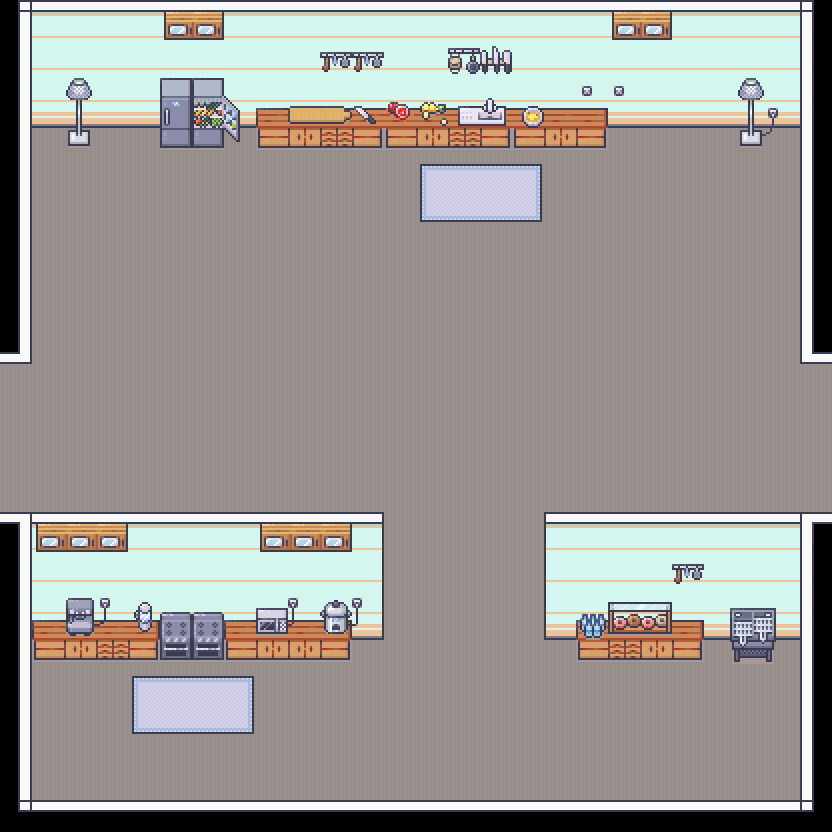

Tiled map render using the project's own tile images. Description and the map definition, with tile-layer contents summarised, below:
An orthogonal 26x26 tile map with 32x32 px tiles, 6 tile layers (Floor, Wall, Carpet, Wall Boarder, ...), 2 tilesets and 8 objects (Start, Next, pants1, pants2, pants3, ...).

<map version="1.10" tiledversion="1.10.2" orientation="orthogonal" renderorder="right-down" width="26" height="26" tilewidth="32" tileheight="32" infinite="0" nextlayerid="8" nextobjectid="9">
 <editorsettings>
  <export target="Kitchen.tmj" format="json" />
 </editorsettings>
 <tileset firstgid="1" name="RoomBuilder" tilewidth="32" tileheight="32" tilecount="391" columns="17">
  <image source="Room_Builder_free_32x32.png" width="544" height="736" />
 </tileset>
 <tileset firstgid="392" name="Kitchen" tilewidth="32" tileheight="32" tilecount="784" columns="16">
  <image source="12_Kitchen_32x32.png" width="512" height="1568" />
 </tileset>
 <layer id="1" name="Floor" width="26" height="26">
  <data>[676 cells, 610 non-empty, 1 distinct tile ids]</data>
 </layer>
 <layer id="2" name="Wall" width="26" height="26">
  <data>[676 cells, 172 non-empty, 9 distinct tile ids]</data>
 </layer>
 <layer id="7" name="Carpet" width="26" height="26">
  <data>[676 cells, 16 non-empty, 6 distinct tile ids]</data>
 </layer>
 <layer id="3" name="Wall Boarder" width="26" height="26">
  <data>[676 cells, 68 non-empty, 13 distinct tile ids]</data>
 </layer>
 <layer id="4" name="Furniture" width="26" height="26">
  <data>[676 cells, 105 non-empty, 46 distinct tile ids]</data>
 </layer>
 <layer id="5" name="Furniture2" width="26" height="26">
  <data>[676 cells, 28 non-empty, 28 distinct tile ids]</data>
 </layer>
 <objectgroup id="6" name="Object Layer 2">
  <object id="1" name="Start" x="45" y="445">
   <point />
  </object>
  <object id="2" name="Next" x="801" y="439">
   <point />
  </object>
  <object id="3" name="pants1" x="247.73" y="271.372">
   <point />
  </object>
  <object id="4" name="pants2" x="679.456" y="743.188">
   <point />
  </object>
  <object id="5" name="pants3" x="161.384" y="740.104">
   <point />
  </object>
  <object id="6" name="blackP1" x="504.71" y="594.139">
   <point />
  </object>
  <object id="7" name="blackP2" x="651.702" y="276.511">
   <point />
  </object>
  <object id="8" name="blueP" x="365.94" y="403.973">
   <point />
  </object>
 </objectgroup>
</map>
